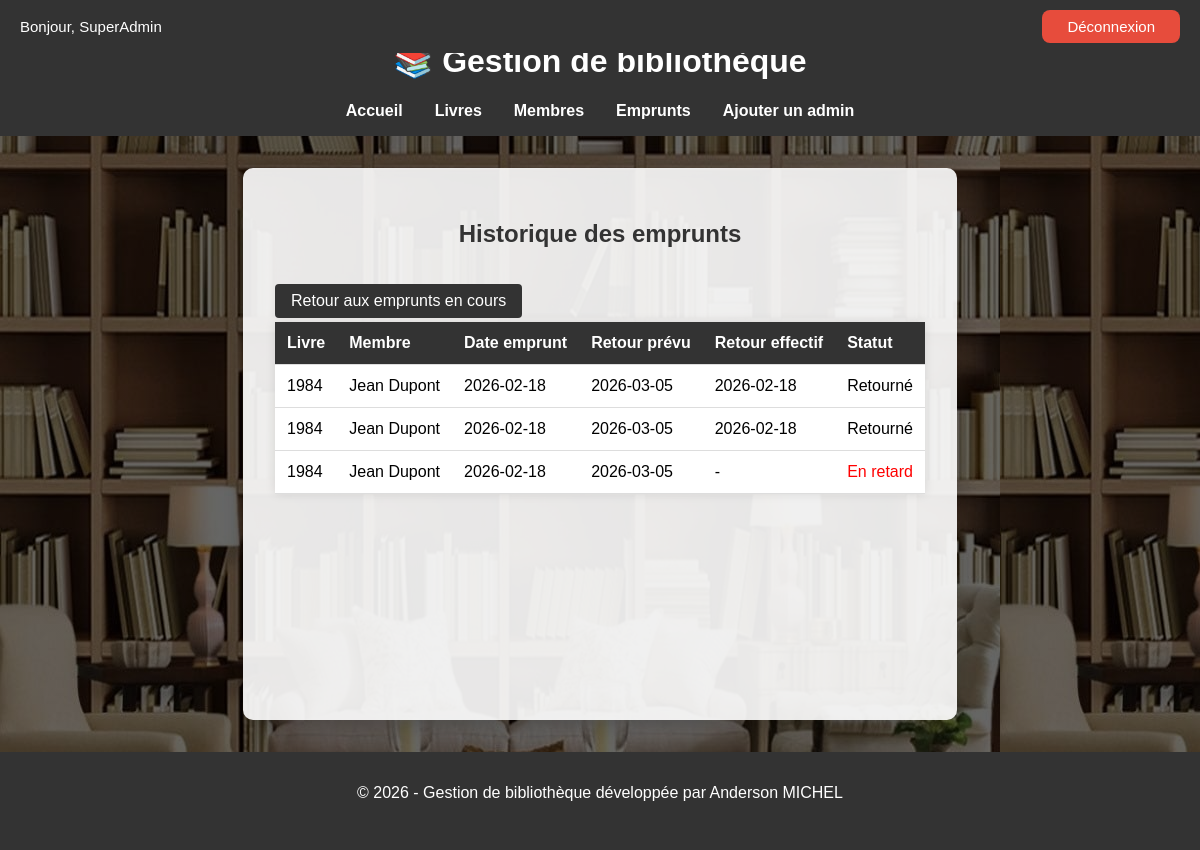
/emprunts/historique.php (signed in), run on the app's committed database.
### tables this page shows
CREATE TABLE IF NOT EXISTS `emprunts` (
  `id` int NOT NULL AUTO_INCREMENT,
  `livre_id` int NOT NULL,
  `membre_id` int NOT NULL,
  `date_emprunt` date NOT NULL,
  `date_retour_prevue` date NOT NULL,
  `date_retour_effective` date DEFAULT NULL,
  PRIMARY KEY (`id`),
  KEY `livre_id` (`livre_id`),
  KEY `membre_id` (`membre_id`)
);

CREATE TABLE IF NOT EXISTS `livres` (
  `id` int NOT NULL AUTO_INCREMENT,
  `titre` varchar(255) NOT NULL,
  `auteur` varchar(255) NOT NULL,
  `annee` int DEFAULT NULL,
  `isbn` varchar(20) NOT NULL UNIQUE,
  `disponible` tinyint(1) DEFAULT '1',
  PRIMARY KEY (`id`)
);

CREATE TABLE IF NOT EXISTS `membres` (
  `id` int NOT NULL AUTO_INCREMENT,
  `nom` varchar(100) NOT NULL,
  `prenom` varchar(100) NOT NULL,
  `email` varchar(255) NOT NULL,
  `date_inscription` date DEFAULT (curdate()),
  PRIMARY KEY (`id`),
  UNIQUE KEY `email` (`email`)
);

### emprunts/historique.php (the view, shortened to what this page needs)
<?php
require_once __DIR__ . '/../config/database.php';
require_once __DIR__ . '/../includes/header.php';
$stmt = $pdo->query("
    SELECT e.*, l.titre AS livre_titre, m.nom AS membre_nom, m.prenom AS membre_prenom
    FROM emprunts e
    JOIN livres l ON e.livre_id = l.id
    JOIN membres m ON e.membre_id = m.id
    ORDER BY e.date_emprunt DESC
");
$emprunts = $stmt->fetchAll(PDO::FETCH_ASSOC);
?>
<h2>Historique des emprunts</h2>
<a href="index.php" class="btn">Retour aux emprunts en cours</a>
<table>
    <thead>
        <tr>
            <th>Livre</th>
            <th>Membre</th>
            <th>Date emprunt</th>
            <th>Retour prévu</th>
            <th>Retour effectif</th>
            <th>Statut</th>
        </tr>
    </thead>
    <tbody>
        <?php foreach ($emprunts as $emp): ?>
        <tr>
            <td><?= htmlspecialchars($emp['livre_titre']) ?></td>
            <td><?= htmlspecialchars($emp['membre_prenom'] . ' ' . $emp['membre_nom']) ?></td>
            <td><?= htmlspecialchars($emp['date_emprunt']) ?></td>
            <td><?= htmlspecialchars($emp['date_retour_prevue']) ?></td>
            <td><?= $emp['date_retour_effective'] ? htmlspecialchars($emp['date_retour_effective']) : '-' ?></td>
            <td>
                <?php if ($emp['date_retour_effective']): ?>
                Retourné
                <?php elseif (strtotime($emp['date_retour_prevue']) < time()): ?>
                <span style="color:red;">En retard</span>
                <?php else: ?>
                <span style="color:green;">En cours</span>
                <?php endif; ?>
            </td>
        </tr>
        <?php endforeach; ?>
    </tbody>
</table>
<?php require_once __DIR__ . '/../includes/footer.php'; ?>

### includes/header.php (shortened to what this page needs)
<?php
$base_path = '';
if (isset($_SERVER['HTTP_HOST']) && strpos($_SERVER['HTTP_HOST'], 'localhost') !== false) {
    $base_path = '/bibliotheque';
}
?>
<!DOCTYPE html>
<html lang="fr">
<head>
    <link rel="stylesheet" href="<?= $base_path ?>/assets/css/style.css">
</head>
<body>
    <?php if (isset($_SESSION['username'])): ?>
    <div class="top-user-bar">
        <span class="user-greeting">
            Bonjour, <?= htmlspecialchars($_SESSION['username']) ?>
        </span>
        <a class="logout-btn" href="<?= $base_path ?>/auth/logout.php">
            Déconnexion
        </a>
    </div>
    <?php endif; ?>
    <header>
        <h1>📚 Gestion de bibliothèque</h1>
        <nav>
            <ul>
                <li><a href="<?= $base_path ?>/index.php">Accueil</a></li>
                <li><a href="<?= $base_path ?>/livres/index.php">Livres</a></li>
                <li><a href="<?= $base_path ?>/membres/index.php">Membres</a></li>
                <li><a href="<?= $base_path ?>/emprunts/index.php">Emprunts</a></li>
                <?php if (isset($_SESSION['role']) && $_SESSION['role'] === 'super_admin'): ?>
                <li><a href="<?= $base_path ?>/admin/ajouter_admin.php">Ajouter un admin</a></li>
                <?php endif; ?>
            </ul>
        </nav>
    </header>
    <main>

### includes/footer.php
</main>
<footer>
    <p>&copy; 2026 - Gestion de bibliothèque développée par Anderson MICHEL</p>
</footer>
</body>
</html>

### assets/css/style.css (style rules this page uses)
body { font-family: Arial, sans-serif; margin: 0; padding: 0; padding-top: 50px; overflow-x: hidden; background-color: #f4f4f4; display: flex; flex-direction: column; min-height: 100vh; background: linear-gradient(rgba(0, 0, 0, 0.6), rgba(0, 0, 0, 0.6)), url("../images/background1.jpeg"); }
header { background-color: #333; color: #fff; padding: 1rem 0; text-align: center; margin-top: -45px; }
nav ul { list-style: none; padding: 0; display: flex; justify-content: center; gap: 2rem; margin: 0; border: none; }
nav ul li a { color: #fff; text-decoration: none; font-weight: bold; }
main { flex: 1; max-width: 1200px; margin: 2rem auto; padding: 2rem; background-color: rgba(255, 255, 255, 0.9); border-radius: 10px; box-shadow: 0 5px 20px rgba(0, 0, 0, 0.2); }
table { width: 100%; border-collapse: collapse; background-color: #fff; box-shadow: 0 0 10px rgba(0, 0, 0, 0.1); }
table th, table td { position: sticky; top: 0px; z-index: 5; padding: 0.75rem; text-align: left; border-bottom: 1px solid #ddd; }
table th { background-color: #333; color: #fff; }
.btn { display: inline-block; padding: 0.5rem 1rem; background-color: #333; color: #fff; text-decoration: none; border-radius: 4px; margin: 0.25rem 0; }
.top-user-bar { position: fixed; top: 0; left: 0; width: 100%; display: flex; justify-content: space-between; align-items: center; padding: 10px 20px; background-color: #333; color: white; font-family: Arial, Helvetica, sans-serif; font-size: 15px; box-shadow: none; border: none; z-index: 9999; }
.user-greeting { font-weight: 500; }
.logout-btn { text-decoration: none; color: white; background-color: #e74c3c; padding: 8px 25px; border-radius: 8px; margin-right: 40px; transition: background-color 0.3s ease; }
h2 { text-align: center; color: #333; margin-bottom: 2rem; }
p { text-align: center; margin-bottom: 2rem; }
footer { text-align: center; padding: 1rem 0; background-color: #333; color: #fff; width: 100%; margin-top: auto; }

### data on the page
emprunts: livre.titre "1984", membre.nom "Jean Dupont", date_emprunt "2026-02-18", date_retour_prevue "2026-03-05", date_retour_effective "2026-02-18", shows "Retourné"
emprunts: livre.titre "1984", membre.nom "Jean Dupont", date_emprunt "2026-02-18", date_retour_prevue "2026-03-05", date_retour_effective "2026-02-18", shows "Retourné"
emprunts: livre.titre "1984", membre.nom "Jean Dupont", date_emprunt "2026-02-18", date_retour_prevue "2026-03-05", shows "En retard"

### other printed values
$_SESSION['username'] "SuperAdmin"
